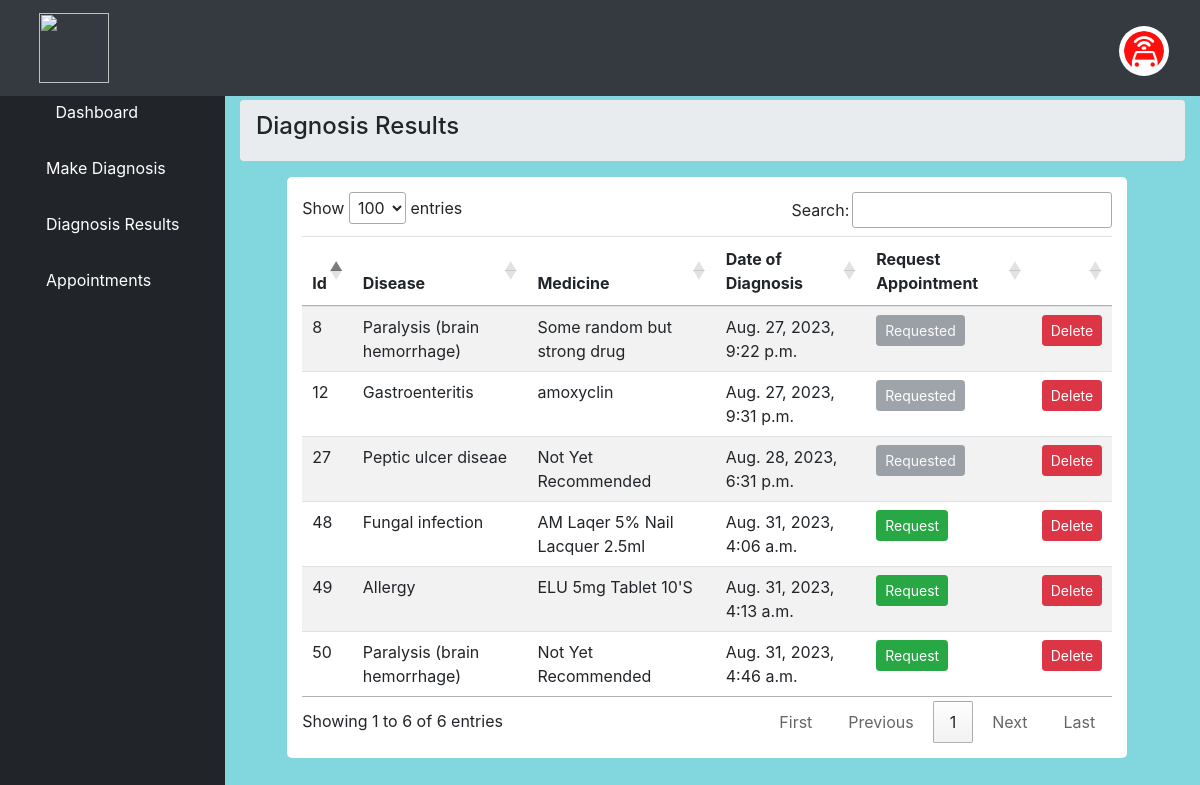
The app's page /patient/result (signed in) with its own data.
### core/models.py (models this page shows, shortened)
class Profile(models.Model):
    user = models.OneToOneField(User, on_delete=models.CASCADE)
    usercode = models.CharField(max_length=10, default='ABC12345')
    profile = models.ImageField(upload_to = 'profile-uploads/', default = '', blank=True)
    birth_date = models.DateField(default='None')
    contact = models.CharField(max_length=255, default='1234567890')
    gender = models.CharField(max_length=255)
    country = models.CharField(max_length=255, default='Ghana')
    created_on = models.DateTimeField(auto_now_add=True)

class Medical(models.Model):
    s1 = models.CharField(max_length=200)
    s2 = models.CharField(max_length=200)
    s3 = models.CharField(max_length=200)
    s4 = models.CharField(max_length=200)
    s5 = models.CharField(max_length=200)
    disease = models.CharField(max_length=200)
    medicine = models.CharField(max_length=200)
    patient = models.ForeignKey(User, related_name="patient", on_delete= models.CASCADE)
    doctor = models.ForeignKey(User, related_name="doctor", on_delete= models.CASCADE, null=True)
    requested_appointment = models.BooleanField(default=False)
    recommended = models.BooleanField(default=False)
    created_on = models.DateTimeField(auto_now_add=True)

### core/views.py (the view)
# urls.py: path('patient/result', views.patient_result, name='result'),
def patient_result(request):
	template_name = 'patient/result.html'
	page = "Patient Results"
	user_id = request.user.id
	disease = Medical.objects.filter(patient_id=user_id).order_by('-created_on')
	appointments = Appointment.objects.filter(patient_id=user_id).order_by('-created_on')
	print("Appointments", appointments)
	user = request.user
	profile = Profile.objects.get(user=user)
	context = {'disease':disease, 'appointments':appointments, 'profile': profile, 'page':page}
	return render(request, template_name, context)

### core/models.py (called while the page is built)
    def __str__(self):
        return f'{self.patient.username} requested an appointment on {self.created_on}'

### core/templates/patient/result.html (shortened to what this page needs)
{% extends 'patient/base.html' %}
{% block body %}
 <div id="content-wrapper">
        <div class="container-fluid">
            <ol class="breadcrumb">
                <li class="breadcrumb-item">
                  <h4 class="text-center" style="width:100%">Diagnosis Results</h4>
                </li>
            </ol>
            <div class="">
            <div class="">
              <center class="diagnosis-table">
                {% csrf_token %}
                <table class="table table-hover table-striped" id="diagnosis_table">
                    <thead>
                        <tr>
                            <th scope="col">Id</th>
                            <th scope="col">Disease</th>
                            <th scope="col">Medicine</th>
                            <th scope="col">Date of Diagnosis</th>
                            <th scope="col">Request Appointment</th>
                            <th scope="col"></th>
                        </tr>
                    </thead>
                    <tbody id="tbody">
                        {% for d in disease %}
                        <tr>
                            <td>{{ d.id }}</td>
                            <td>{{ d.disease }}</td>
                            {% if d.medicine == "" or d.medicine == "See Doctor" %}
                            <td>Not Yet Recommended</td>
                            {% else %}
                            <td>{{ d.medicine }}</td>
                            {% endif %}
                            <td>{{ d.created_on }}</td>
                            <td>
                                  {% if d.requested_appointment %}
                                    <button class="btn btn-secondary btn-sm btn_ment" type="button" data-sid="{{ d.id }}" id="button{{ d.id }}" disabled>Requested</button>
                                  {% else %}
                                    <button class="btn btn-success btn-sm btn_ment" type="button" data-sid="{{ d.id }}" id="button{{ d.id }}">Request</button>
                                  {% endif %}
                            </td>
                            <td><a href="{% url 'patient_delete_result' id=d.id %}" class="result-delete" id="{{ d.id }}"><button class="btn btn-danger btn-sm">Delete</button></a></td>
                        </tr>
                        {% endfor %}
                    </tbody>
                </table>
              </center>
            </div>
            </div>
        </div>
        </div>
{% endblock %}

### core/templates/patient/base.html (shortened to what this page needs)
{% load static %}
<!DOCTYPE html>
<html>
<head>
    <link rel="stylesheet" href="{% static 'core/css/bootstrap/four/bootstrap.css' %}">
    <link href="{% static 'core/css/sb-admin.css' %}" rel="stylesheet">
    <link href="{% static 'core/css/fontawesome-free/css/all.min.css' %}" rel="stylesheet" type="text/css">
    <link rel="stylesheet" href="https://cdn.datatables.net/1.12.1/css/jquery.dataTables.min.css " />
</head>
<body id="page-top" style="background-color: #82d7de">
<nav class="navbar navbar-expand navbar-dark bg-dark fixed-top">
   <div class="top-logo">
    <a class="navbar-brand mr-1 text-white" href="{% url 'patient_home' %}">
        <img class="top-image mr-2" src="{% static 'core/img/smart-remove.png' %}" type="image/png">
    </a>
   </div>
    <ul class="navbar-nav ml-auto ml-md-0">
        <li class="nav-item dropdown no-arrow">
            <a class=" dropdown-toggle" href="#" id="userDropdown" role="button" data-toggle="dropdown" aria-haspopup="true" aria-expanded="false">
                {% if profile.profile %}
                <img class="profile" src="{{ profile.profile.url }}" style="padding: 5px;">
                {% else %}
                <img class="profile" src="{% static 'core/img/profile.png' %}" >
                {% endif %}
            </a>
        </li>
    </ul>
</nav>
<div id="wrapper" style="margin-top: 7%;">
<div id="sidebar">
<ul class="sidebar navbar-nav">
    <li class="nav-item active">
        <a class="nav-link" href="{% url 'patient_home' %}">
            <i class="fas fa-fw fa-tachometer-alt"></i>
            <span>Dashboard</span>
        </a>
    </li>
     <li class="nav-item ">
        <a class="nav-link" href="{% url 'diagnosis' %}">
            <i class="fas fa-microscope text-white"></i>
            <span style="color: white">Make Diagnosis</span>
        </a>
    </li>
    <li class="nav-item">
        <a class="nav-link" href="{% url 'result' %}">
            <i class="fas fa-pager text-white"></i>
            <span style="color: white">Diagnosis Results</span>
        </a>
    </li>
    <li class="nav-item">
        <a class="nav-link" href="{% url 'patient_appointments' %}">
            <i class="fas fa-calendar text-white"></i>
            <span style="color: white">Appointments</span>
        </a>
    </li>
</ul>
</div>
<br>
<br>
<br>
    {% block body %}
    {% endblock %}
</div>
</body>
</html>

### records on screen
Profile: profile (picture)
Medical: id "50", disease "Paralysis (brain hemorrhage)", medicine "Not Yet Recommended", created_on "Aug. 31, 2023, 4:46 a.m."
Medical: id "49", disease "Allergy", medicine "ELU 5mg Tablet 10'S", created_on "Aug. 31, 2023, 4:13 a.m."
Medical: id "48", disease "Fungal infection", medicine "AM Laqer 5% Nail Lacquer 2.5ml", created_on "Aug. 31, 2023, 4:06 a.m."
Medical: id "27", disease "Peptic ulcer diseae", medicine "Not Yet Recommended", created_on "Aug. 28, 2023, 6:31 p.m."
Medical: id "12", disease "Gastroenteritis", medicine "amoxyclin", created_on "Aug. 27, 2023, 9:31 p.m."
Medical: id "8", disease "Paralysis (brain hemorrhage)", medicine "Some random but strong drug", created_on "Aug. 27, 2023, 9:22 p.m."
